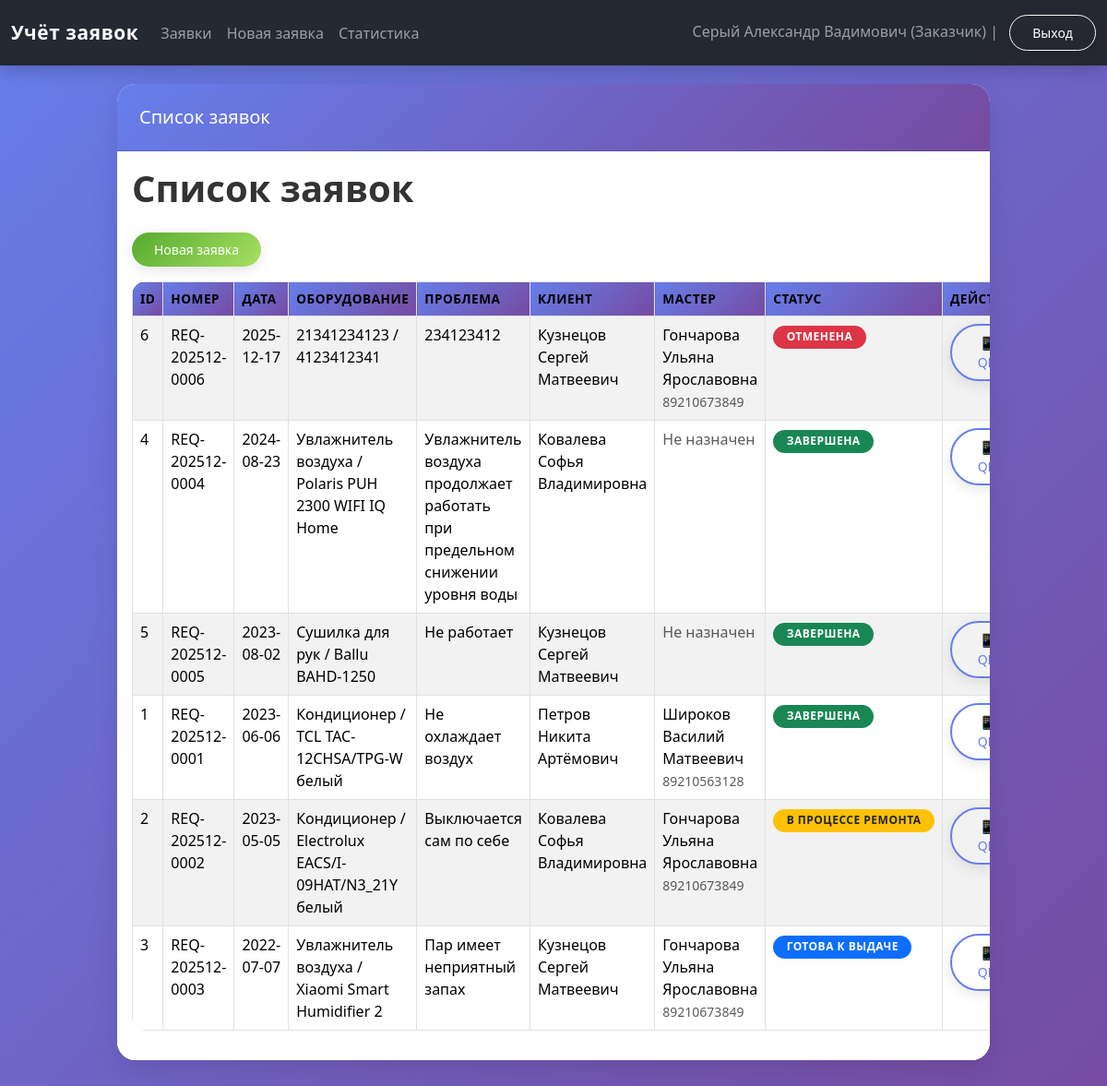
Page /requests (signed in) on the committed database.
### tables this page shows
CREATE TABLE requests (
            request_id INTEGER PRIMARY KEY AUTOINCREMENT,
            request_number TEXT UNIQUE,
            start_date TEXT NOT NULL,
            climate_tech_type TEXT NOT NULL,
            climate_tech_model TEXT NOT NULL,
            problem_description TEXT NOT NULL,
            request_status TEXT NOT NULL DEFAULT 'Новая заявка' CHECK (
                request_status IN ('Новая заявка', 'В процессе ремонта', 'Ожидание комплектующих',
                                    'Готова к выдаче', 'Завершена', 'Отменена')
            ),
            priority TEXT DEFAULT 'Средний' CHECK (priority IN ('Низкий', 'Средний', 'Высокий', 'Критичный')),
            completion_date TEXT,
            repair_parts TEXT,
            estimated_time INTEGER,

            master_id INTEGER REFERENCES users(user_id) ON DELETE SET NULL,
            client_id INTEGER NOT NULL REFERENCES users(user_id) ON DELETE CASCADE,
            quality_manager_id INTEGER REFERENCES users(user_id) ON DELETE SET NULL,

            deadline_extension TEXT,
            extension_reason TEXT,
            customer_agreement INTEGER DEFAULT 0,

            qr_code_generated INTEGER DEFAULT 0,
            qr_code_token TEXT UNIQUE,
            feedback_received INTEGER DEFAULT 0,

            created_at TEXT DEFAULT (DATETIME('now')),
            updated_at TEXT DEFAULT (DATETIME('now'))
        );

CREATE TABLE users (
            user_id INTEGER PRIMARY KEY AUTOINCREMENT,
            fio TEXT NOT NULL,
            phone TEXT NOT NULL,
            login TEXT UNIQUE NOT NULL,
            password TEXT NOT NULL,
            user_type TEXT NOT NULL CHECK (
                user_type IN ('Менеджер', 'Специалист', 'Оператор', 'Заказчик', 'Менеджер по качеству')
            ),
            is_active INTEGER DEFAULT 1,
            registration_date TEXT DEFAULT (DATE('now')),
            email TEXT,
            address TEXT,
            notes TEXT
        );

### web_app.py (the view)
    def wrapper(*args, **kwargs):
        if "user" not in session:
            return redirect(url_for("login"))
        return view_func(*args, **kwargs)

### web_app.py (called while the page is built, shortened)
def get_connection():
    if not os.path.exists(DB_NAME):
        raise FileNotFoundError(
            f"Файл базы данных '{DB_NAME}' не найден. "
            f"Сначала запустите 'test.py' для создания БД."
        )
    conn = sqlite3.connect(DB_NAME)
    conn.row_factory = sqlite3.Row
    return conn

def login_required(view_func):
    def wrapper(*args, **kwargs):
        if "user" not in session:
            return redirect(url_for("login"))
        return view_func(*args, **kwargs)
    wrapper.__name__ = view_func.__name__
    return wrapper

def can_edit_request(request_id, user):
    user_type = user.get("user_type")
    user_id = user.get("user_id")
    if user_type == "Администратор" or user_type == "Менеджер":
        return (True, True, True)  # Может всё
    try:
        conn = get_connection()
        with conn:
            cur = conn.cursor()
            cur.execute(
                "SELECT client_id, master_id FROM requests WHERE request_id = ?",
                (request_id,)
            )
            row = cur.fetchone()
            if not row:
                return (False, False, False)
            client_id = row["client_id"]
            master_id = row["master_id"]
    except:
        return (False, False, False)
    if user_type == "Заказчик":
        if client_id == user_id:
            return (True, False, False)
        return (False, False, False)

### templates/requests_list.html (shortened to what this page needs)
{% extends "base.html" %}
{% block header %}Список заявок{% endblock %}
{% block content %}
<h1>Список заявок</h1>
<p><a class="btn btn-success btn-sm" href="{{ url_for('new_request') }}">Новая заявка</a></p>
<table class="table table-striped table-bordered">
  <thead>
    <tr>
      <th>ID</th>
      <th>Номер</th>
      <th>Дата</th>
      <th>Оборудование</th>
      <th>Проблема</th>
      <th>Клиент</th>
      <th>Мастер</th>
      <th>Статус</th>
      <th>Действия</th>
    </tr>
  </thead>
  <tbody>
    {% for r in requests %}
    <tr>
      <td>{{ r.request_id }}</td>
      <td>{{ r.request_number }}</td>
      <td>{{ r.start_date }}</td>
      <td>{{ r.climate_tech_type }} / {{ r.climate_tech_model }}</td>
      <td>{{ r.problem_description }}</td>
      <td>{{ r.client_fio }}</td>
      <td>
        {% if r.master_fio %}
          {{ r.master_fio }}
          {% if r.master_phone %}
            <br><small class="text-muted">{{ r.master_phone }}</small>
          {% endif %}
        {% else %}
          <span class="text-muted">Не назначен</span>
        {% endif %}
      </td>
      <td><span class="badge status-badge {{ r.status_class }}">{{ r.request_status }}</span></td>
      <td>
        <a href="{{ url_for('qr_for_request', request_id=r.request_id) }}" target="_blank"
           class="btn btn-outline-primary btn-sm" title="QR-код для отзыва">
          📱 QR
        </a>
      </td>
    </tr>
    {% endfor %}
  </tbody>
</table>
{% endblock %}

### static/styles.css (style rules this page uses)
* { transition: all 0.3s ease; }
body { min-height: 100vh; background: linear-gradient(135deg, #667eea 0%, #764ba2 25%, #f093fb 50%, #4facfe 75%, #00f2fe 100%); background-size: 400% 400%; animation: gradientShift 15s ease infinite; background-attachment: fixed; font-family: 'Segoe UI', Tahoma, Geneva, Verdana, sans-serif; }
.btn { border-radius: 50px; padding: 0.5rem 1.5rem; font-weight: 500; transition: all 0.3s ease; box-shadow: 0 4px 15px rgba(0,0,0,0.1); }
.btn-success { background: linear-gradient(135deg, #56ab2f 0%, #a8e063 100%); border: none; }
.btn-outline-primary { border: 2px solid #667eea; color: #667eea; }
.status-badge { font-size: 0.75rem; padding: 0.4rem 0.9rem; border-radius: 50px; font-weight: 600; text-transform: uppercase; letter-spacing: 0.5px; }
table { border-radius: 15px; overflow: hidden; }
table thead th { background: linear-gradient(135deg, #667eea 0%, #764ba2 100%); color: white; vertical-align: middle; font-weight: 600; text-transform: uppercase; font-size: 0.85rem; letter-spacing: 0.5px; padding: 1rem; }
table tbody tr { transition: all 0.3s ease; }
h1 { color: #333; font-weight: 700; margin-bottom: 1.5rem; }

### rows in the picture
requests: request_id "6", request_number "REQ-202512-0006", start_date "2025-12-17", climate_tech_type "21341234123", climate_tech_model "4123412341", problem_description "234123412", client_fio "Кузнецов Сергей Матвеевич", master_fio "Гончарова Ульяна Ярославовна", master_phone "89210673849", request_status "ОТМЕНЕНА"
requests: request_id "4", request_number "REQ-202512-0004", start_date "2024-08-23", climate_tech_type "Увлажнитель воздуха", climate_tech_model "Polaris PUH 2300 WIFI IQ Home", problem_description "Увлажнитель воздуха продолжает работать при предельном снижении уровня воды", client_fio "Ковалева Софья Владимировна", shows "Не назначен", request_status "ЗАВЕРШЕНА"
requests: request_id "5", request_number "REQ-202512-0005", start_date "2023-08-02", climate_tech_type "Сушилка для рук", climate_tech_model "Ballu BAHD-1250", problem_description "Не работает", client_fio "Кузнецов Сергей Матвеевич", shows "Не назначен", request_status "ЗАВЕРШЕНА"
requests: request_id "1", request_number "REQ-202512-0001", start_date "2023-06-06", climate_tech_type "Кондиционер", climate_tech_model "TCL TAC-12CHSA/TPG-W белый", problem_description "Не охлаждает воздух", client_fio "Петров Никита Артёмович", master_fio "Широков Василий Матвеевич", master_phone "89210563128", request_status "ЗАВЕРШЕНА"
requests: request_id "2", request_number "REQ-202512-0002", start_date "2023-05-05", climate_tech_type "Кондиционер", climate_tech_model "Electrolux EACS/I-09HAT/N3_21Y белый", problem_description "Выключается сам по себе", client_fio "Ковалева Софья Владимировна", master_fio "Гончарова Ульяна Ярославовна", master_phone "89210673849", request_status "В ПРОЦЕССЕ РЕМОНТА"
requests: request_id "3", request_number "REQ-202512-0003", start_date "2022-07-07", climate_tech_type "Увлажнитель воздуха", climate_tech_model "Xiaomi Smart Humidifier 2", problem_description "Пар имеет неприятный запах", client_fio "Кузнецов Сергей Матвеевич", master_fio "Гончарова Ульяна Ярославовна", master_phone "89210673849", request_status "ГОТОВА К ВЫДАЧЕ"

### other values in the picture
{{ current_user['fio'] }} "Серый Александр Вадимович"
{{ current_user['user_type'] }} "Заказчик"
